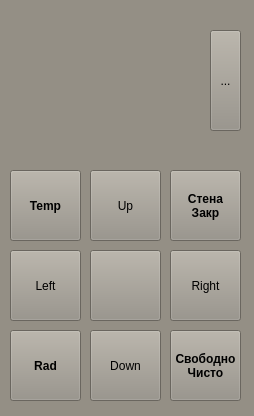
<ui version="4.0" >
 <author>Denis Khachko</author>
 <class>RoboPult</class>
 <widget class="QWidget" name="RoboPult" >
  <property name="geometry" >
   <rect>
    <x>0</x>
    <y>0</y>
    <width>254</width>
    <height>416</height>
   </rect>
  </property>
  <property name="minimumSize" >
   <size>
    <width>254</width>
    <height>416</height>
   </size>
  </property>
  <property name="maximumSize" >
   <size>
    <width>254</width>
    <height>416</height>
   </size>
  </property>
  <property name="palette" >
   <palette>
    <active>
     <colorrole role="WindowText" >
      <brush brushstyle="SolidPattern" >
       <color alpha="255" >
        <red>0</red>
        <green>0</green>
        <blue>0</blue>
       </color>
      </brush>
     </colorrole>
     <colorrole role="Button" >
      <brush brushstyle="SolidPattern" >
       <color alpha="255" >
        <red>148</red>
        <green>143</green>
        <blue>133</blue>
       </color>
      </brush>
     </colorrole>
     <colorrole role="Light" >
      <brush brushstyle="SolidPattern" >
       <color alpha="255" >
        <red>222</red>
        <green>215</green>
        <blue>200</blue>
       </color>
      </brush>
     </colorrole>
     <colorrole role="Midlight" >
      <brush brushstyle="SolidPattern" >
       <color alpha="255" >
        <red>185</red>
        <green>179</green>
        <blue>166</blue>
       </color>
      </brush>
     </colorrole>
     <colorrole role="Dark" >
      <brush brushstyle="SolidPattern" >
       <color alpha="255" >
        <red>74</red>
        <green>71</green>
        <blue>66</blue>
       </color>
      </brush>
     </colorrole>
     <colorrole role="Mid" >
      <brush brushstyle="SolidPattern" >
       <color alpha="255" >
        <red>99</red>
        <green>95</green>
        <blue>89</blue>
       </color>
      </brush>
     </colorrole>
     <colorrole role="Text" >
      <brush brushstyle="SolidPattern" >
       <color alpha="255" >
        <red>0</red>
        <green>0</green>
        <blue>0</blue>
       </color>
      </brush>
     </colorrole>
     <colorrole role="BrightText" >
      <brush brushstyle="SolidPattern" >
       <color alpha="255" >
        <red>255</red>
        <green>255</green>
        <blue>255</blue>
       </color>
      </brush>
     </colorrole>
     <colorrole role="ButtonText" >
      <brush brushstyle="SolidPattern" >
       <color alpha="255" >
        <red>0</red>
        <green>0</green>
        <blue>0</blue>
       </color>
      </brush>
     </colorrole>
     <colorrole role="Base" >
      <brush brushstyle="SolidPattern" >
       <color alpha="255" >
        <red>255</red>
        <green>255</green>
        <blue>255</blue>
       </color>
      </brush>
     </colorrole>
     <colorrole role="Window" >
      <brush brushstyle="SolidPattern" >
       <color alpha="255" >
        <red>148</red>
        <green>143</green>
        <blue>133</blue>
       </color>
      </brush>
     </colorrole>
     <colorrole role="Shadow" >
      <brush brushstyle="SolidPattern" >
       <color alpha="255" >
        <red>0</red>
        <green>0</green>
        <blue>0</blue>
       </color>
      </brush>
     </colorrole>
     <colorrole role="AlternateBase" >
      <brush brushstyle="SolidPattern" >
       <color alpha="255" >
        <red>201</red>
        <green>199</green>
        <blue>194</blue>
       </color>
      </brush>
     </colorrole>
     <colorrole role="ToolTipBase" >
      <brush brushstyle="SolidPattern" >
       <color alpha="255" >
        <red>255</red>
        <green>255</green>
        <blue>220</blue>
       </color>
      </brush>
     </colorrole>
     <colorrole role="ToolTipText" >
      <brush brushstyle="SolidPattern" >
       <color alpha="255" >
        <red>0</red>
        <green>0</green>
        <blue>0</blue>
       </color>
      </brush>
     </colorrole>
    </active>
    <inactive>
     <colorrole role="WindowText" >
      <brush brushstyle="SolidPattern" >
       <color alpha="255" >
        <red>0</red>
        <green>0</green>
        <blue>0</blue>
       </color>
      </brush>
     </colorrole>
     <colorrole role="Button" >
      <brush brushstyle="SolidPattern" >
       <color alpha="255" >
        <red>148</red>
        <green>143</green>
        <blue>133</blue>
       </color>
      </brush>
     </colorrole>
     <colorrole role="Light" >
      <brush brushstyle="SolidPattern" >
       <color alpha="255" >
        <red>222</red>
        <green>215</green>
        <blue>200</blue>
       </color>
      </brush>
     </colorrole>
     <colorrole role="Midlight" >
      <brush brushstyle="SolidPattern" >
       <color alpha="255" >
        <red>185</red>
        <green>179</green>
        <blue>166</blue>
       </color>
      </brush>
     </colorrole>
     <colorrole role="Dark" >
      <brush brushstyle="SolidPattern" >
       <color alpha="255" >
        <red>74</red>
        <green>71</green>
        <blue>66</blue>
       </color>
      </brush>
     </colorrole>
     <colorrole role="Mid" >
      <brush brushstyle="SolidPattern" >
       <color alpha="255" >
        <red>99</red>
        <green>95</green>
        <blue>89</blue>
       </color>
      </brush>
     </colorrole>
     <colorrole role="Text" >
      <brush brushstyle="SolidPattern" >
       <color alpha="255" >
        <red>0</red>
        <green>0</green>
        <blue>0</blue>
       </color>
      </brush>
     </colorrole>
     <colorrole role="BrightText" >
      <brush brushstyle="SolidPattern" >
       <color alpha="255" >
        <red>255</red>
        <green>255</green>
        <blue>255</blue>
       </color>
      </brush>
     </colorrole>
     <colorrole role="ButtonText" >
      <brush brushstyle="SolidPattern" >
       <color alpha="255" >
        <red>0</red>
        <green>0</green>
        <blue>0</blue>
       </color>
      </brush>
     </colorrole>
     <colorrole role="Base" >
      <brush brushstyle="SolidPattern" >
       <color alpha="255" >
        <red>255</red>
        <green>255</green>
        <blue>255</blue>
       </color>
      </brush>
     </colorrole>
     <colorrole role="Window" >
      <brush brushstyle="SolidPattern" >
       <color alpha="255" >
        <red>148</red>
        <green>143</green>
        <blue>133</blue>
       </color>
      </brush>
     </colorrole>
     <colorrole role="Shadow" >
      <brush brushstyle="SolidPattern" >
       <color alpha="255" >
        <red>0</red>
        <green>0</green>
        <blue>0</blue>
       </color>
      </brush>
     </colorrole>
     <colorrole role="AlternateBase" >
      <brush brushstyle="SolidPattern" >
       <color alpha="255" >
        <red>201</red>
        <green>199</green>
        <blue>194</blue>
       </color>
      </brush>
     </colorrole>
     <colorrole role="ToolTipBase" >
      <brush brushstyle="SolidPattern" >
       <color alpha="255" >
        <red>255</red>
        <green>255</green>
        <blue>220</blue>
       </color>
      </brush>
     </colorrole>
     <colorrole role="ToolTipText" >
      <brush brushstyle="SolidPattern" >
       <color alpha="255" >
        <red>0</red>
        <green>0</green>
        <blue>0</blue>
       </color>
      </brush>
     </colorrole>
    </inactive>
    <disabled>
     <colorrole role="WindowText" >
      <brush brushstyle="SolidPattern" >
       <color alpha="255" >
        <red>74</red>
        <green>71</green>
        <blue>66</blue>
       </color>
      </brush>
     </colorrole>
     <colorrole role="Button" >
      <brush brushstyle="SolidPattern" >
       <color alpha="255" >
        <red>148</red>
        <green>143</green>
        <blue>133</blue>
       </color>
      </brush>
     </colorrole>
     <colorrole role="Light" >
      <brush brushstyle="SolidPattern" >
       <color alpha="255" >
        <red>222</red>
        <green>215</green>
        <blue>200</blue>
       </color>
      </brush>
     </colorrole>
     <colorrole role="Midlight" >
      <brush brushstyle="SolidPattern" >
       <color alpha="255" >
        <red>185</red>
        <green>179</green>
        <blue>166</blue>
       </color>
      </brush>
     </colorrole>
     <colorrole role="Dark" >
      <brush brushstyle="SolidPattern" >
       <color alpha="255" >
        <red>74</red>
        <green>71</green>
        <blue>66</blue>
       </color>
      </brush>
     </colorrole>
     <colorrole role="Mid" >
      <brush brushstyle="SolidPattern" >
       <color alpha="255" >
        <red>99</red>
        <green>95</green>
        <blue>89</blue>
       </color>
      </brush>
     </colorrole>
     <colorrole role="Text" >
      <brush brushstyle="SolidPattern" >
       <color alpha="255" >
        <red>74</red>
        <green>71</green>
        <blue>66</blue>
       </color>
      </brush>
     </colorrole>
     <colorrole role="BrightText" >
      <brush brushstyle="SolidPattern" >
       <color alpha="255" >
        <red>255</red>
        <green>255</green>
        <blue>255</blue>
       </color>
      </brush>
     </colorrole>
     <colorrole role="ButtonText" >
      <brush brushstyle="SolidPattern" >
       <color alpha="255" >
        <red>74</red>
        <green>71</green>
        <blue>66</blue>
       </color>
      </brush>
     </colorrole>
     <colorrole role="Base" >
      <brush brushstyle="SolidPattern" >
       <color alpha="255" >
        <red>148</red>
        <green>143</green>
        <blue>133</blue>
       </color>
      </brush>
     </colorrole>
     <colorrole role="Window" >
      <brush brushstyle="SolidPattern" >
       <color alpha="255" >
        <red>148</red>
        <green>143</green>
        <blue>133</blue>
       </color>
      </brush>
     </colorrole>
     <colorrole role="Shadow" >
      <brush brushstyle="SolidPattern" >
       <color alpha="255" >
        <red>0</red>
        <green>0</green>
        <blue>0</blue>
       </color>
      </brush>
     </colorrole>
     <colorrole role="AlternateBase" >
      <brush brushstyle="SolidPattern" >
       <color alpha="255" >
        <red>148</red>
        <green>143</green>
        <blue>133</blue>
       </color>
      </brush>
     </colorrole>
     <colorrole role="ToolTipBase" >
      <brush brushstyle="SolidPattern" >
       <color alpha="255" >
        <red>255</red>
        <green>255</green>
        <blue>220</blue>
       </color>
      </brush>
     </colorrole>
     <colorrole role="ToolTipText" >
      <brush brushstyle="SolidPattern" >
       <color alpha="255" >
        <red>0</red>
        <green>0</green>
        <blue>0</blue>
       </color>
      </brush>
     </colorrole>
    </disabled>
   </palette>
  </property>
  <property name="font" >
   <font>
    <weight>50</weight>
    <bold>false</bold>
   </font>
  </property>
  <property name="windowTitle" >
   <string>Пульт</string>
  </property>
  <widget class="QPushButton" name="TempB" >
   <property name="geometry" >
    <rect>
     <x>10</x>
     <y>170</y>
     <width>71</width>
     <height>71</height>
    </rect>
   </property>
   <property name="font" >
    <font>
     <weight>75</weight>
     <bold>true</bold>
    </font>
   </property>
   <property name="text" >
    <string>Temp</string>
   </property>
  </widget>
  <widget class="QPushButton" name="StenaB" >
   <property name="geometry" >
    <rect>
     <x>170</x>
     <y>170</y>
     <width>71</width>
     <height>71</height>
    </rect>
   </property>
   <property name="font" >
    <font>
     <weight>75</weight>
     <bold>true</bold>
    </font>
   </property>
   <property name="text" >
    <string>Стена
Закр</string>
   </property>
   <property name="checkable" >
    <bool>true</bool>
   </property>
   <property name="checked" >
    <bool>false</bool>
   </property>
  </widget>
  <widget class="QPushButton" name="UpB" >
   <property name="geometry" >
    <rect>
     <x>90</x>
     <y>170</y>
     <width>71</width>
     <height>71</height>
    </rect>
   </property>
   <property name="text" >
    <string>Up</string>
   </property>
  </widget>
  <widget class="QPushButton" name="RightB" >
   <property name="geometry" >
    <rect>
     <x>170</x>
     <y>250</y>
     <width>71</width>
     <height>71</height>
    </rect>
   </property>
   <property name="text" >
    <string>Right</string>
   </property>
  </widget>
  <widget class="QPushButton" name="LeftB" >
   <property name="geometry" >
    <rect>
     <x>10</x>
     <y>250</y>
     <width>71</width>
     <height>71</height>
    </rect>
   </property>
   <property name="text" >
    <string>Left</string>
   </property>
  </widget>
  <widget class="QPushButton" name="DownB" >
   <property name="geometry" >
    <rect>
     <x>90</x>
     <y>330</y>
     <width>71</width>
     <height>71</height>
    </rect>
   </property>
   <property name="text" >
    <string>Down</string>
   </property>
  </widget>
  <widget class="QPushButton" name="RadB" >
   <property name="geometry" >
    <rect>
     <x>10</x>
     <y>330</y>
     <width>71</width>
     <height>71</height>
    </rect>
   </property>
   <property name="font" >
    <font>
     <weight>75</weight>
     <bold>true</bold>
    </font>
   </property>
   <property name="text" >
    <string>Rad</string>
   </property>
  </widget>
  <widget class="QPushButton" name="SvobodnoB" >
   <property name="geometry" >
    <rect>
     <x>170</x>
     <y>330</y>
     <width>71</width>
     <height>71</height>
    </rect>
   </property>
   <property name="font" >
    <font>
     <weight>75</weight>
     <bold>true</bold>
    </font>
   </property>
   <property name="text" >
    <string>Свободно
Чисто</string>
   </property>
   <property name="checkable" >
    <bool>true</bool>
   </property>
  </widget>
  <widget class="QToolButton" name="ClearLog" >
   <property name="geometry" >
    <rect>
     <x>210</x>
     <y>30</y>
     <width>31</width>
     <height>101</height>
    </rect>
   </property>
   <property name="text" >
    <string>...</string>
   </property>
   <property name="icon" >
    <iconset>
     <normalon>:/icons/stop.png</normalon>
    </iconset>
   </property>
  </widget>
  <widget class="QToolButton" name="CenterB" >
   <property name="geometry" >
    <rect>
     <x>90</x>
     <y>250</y>
     <width>71</width>
     <height>71</height>
    </rect>
   </property>
   <property name="text" >
    <string/>
   </property>
   <property name="icon" >
    <iconset>
     <normalon>:/icons/robo_field.png</normalon>
    </iconset>
   </property>
   <property name="iconSize" >
    <size>
     <width>61</width>
     <height>61</height>
    </size>
   </property>
  </widget>
 </widget>
 <resources>
  <include location="MainWindow.qrc" />
 </resources>
 <connections/>
</ui>
